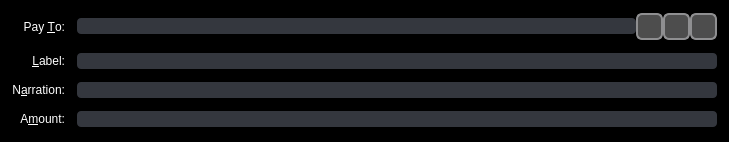
<?xml version="1.0" encoding="UTF-8"?>
<ui version="4.0">
 <class>SendCoinsEntry</class>
 <widget class="QFrame" name="SendCoinsEntry">
  <property name="geometry">
   <rect>
    <x>0</x>
    <y>0</y>
    <width>729</width>
    <height>142</height>
   </rect>
  </property>
  <property name="windowTitle">
   <string>Form</string>
  </property>
  <property name="styleSheet">
   <string notr="true">QWidget {
	background-color: #000000;
	color: #FFFFFF;
}</string>
  </property>
  <property name="frameShape">
   <enum>QFrame::StyledPanel</enum>
  </property>
  <property name="frameShadow">
   <enum>QFrame::Sunken</enum>
  </property>
  <layout class="QGridLayout" name="gridLayout">
   <property name="spacing">
    <number>12</number>
   </property>
   <item row="6" column="0">
    <widget class="QLabel" name="label">
     <property name="text">
      <string>A&amp;mount:</string>
     </property>
     <property name="alignment">
      <set>Qt::AlignRight|Qt::AlignTrailing|Qt::AlignVCenter</set>
     </property>
     <property name="buddy">
      <cstring>payAmount</cstring>
     </property>
    </widget>
   </item>
   <item row="3" column="0">
    <widget class="QLabel" name="label_2">
     <property name="text">
      <string>Pay &amp;To:</string>
     </property>
     <property name="alignment">
      <set>Qt::AlignRight|Qt::AlignTrailing|Qt::AlignVCenter</set>
     </property>
     <property name="buddy">
      <cstring>payTo</cstring>
     </property>
    </widget>
   </item>
   <item row="6" column="1">
    <widget class="BitcoinAmountField" name="payAmount">
     <property name="styleSheet">
      <string notr="true">QLineEdit {
	background-color: #34373E;
	color: #FFFFFF;
	border: 1px solid #FFFFFFF;
	border-radius: 4px;
}
QLineEdit:hover {
	background-color: #676A71;
}</string>
     </property>
    </widget>
   </item>
   <item row="4" column="1">
    <layout class="QHBoxLayout" name="horizontalLayout_2">
     <property name="spacing">
      <number>0</number>
     </property>
     <item>
      <widget class="QValidatedLineEdit" name="addAsLabel">
       <property name="enabled">
        <bool>true</bool>
       </property>
       <property name="toolTip">
        <string>Enter a label for this address to add it to your address book</string>
       </property>
       <property name="styleSheet">
        <string notr="true">QLineEdit {
	background-color: #34373E;
	color: #FFFFFF;
	border: 1px solid #FFFFFFF;
	border-radius: 4px;
}
QLineEdit:hover {
	background-color: #676A71;
}</string>
       </property>
      </widget>
     </item>
    </layout>
   </item>
   <item row="5" column="0">
    <widget class="QLabel" name="label">
     <property name="text">
      <string>N&amp;arration:</string>
     </property>
     <property name="alignment">
      <set>Qt::AlignRight|Qt::AlignTrailing|Qt::AlignVCenter</set>
     </property>
     <property name="buddy">
      <cstring>narration</cstring>
     </property>
    </widget>
   </item>
   <item row="5" column="1">
    <widget class="QValidatedLineEdit" name="narration">
     <property name="enabled">
      <bool>true</bool>
     </property>
     <property name="toolTip">
      <string>Enter a short note to send with payment (max 24 characters)</string>
     </property>
     <property name="styleSheet">
      <string notr="true">QLineEdit {
	background-color: #34373E;
	color: #FFFFFF;
	border: 1px solid #FFFFFFF;
	border-radius: 4px;
}
QLineEdit:hover {
	background-color: #676A71;
}</string>
     </property>
    </widget>
   </item>
   <item row="4" column="0">
    <widget class="QLabel" name="label_4">
     <property name="text">
      <string>&amp;Label:</string>
     </property>
     <property name="alignment">
      <set>Qt::AlignRight|Qt::AlignTrailing|Qt::AlignVCenter</set>
     </property>
     <property name="buddy">
      <cstring>addAsLabel</cstring>
     </property>
    </widget>
   </item>
   <item row="3" column="1">
    <layout class="QHBoxLayout" name="payToLayout">
     <property name="spacing">
      <number>0</number>
     </property>
     <item>
      <widget class="QValidatedLineEdit" name="payTo">
       <property name="toolTip">
        <string>The address to send the payment to  (e.g. SXywGBZBowrppUwwNUo1GCRDTibzJi7g2M)</string>
       </property>
       <property name="styleSheet">
        <string notr="true">QLineEdit {
	background-color: #34373E;
	color: #FFFFFF;
	border: 1px solid #FFFFFFF;
	border-radius: 4px;
}
QLineEdit:hover {
	background-color: #676A71;
}</string>
       </property>
       <property name="maxLength">
        <number>34</number>
       </property>
      </widget>
     </item>
     <item>
      <widget class="QToolButton" name="addressBookButton">
       <property name="toolTip">
        <string>Choose address from address book</string>
       </property>
       <property name="styleSheet">
        <string notr="true">QToolButton {
     border: 2px solid #8f8f91;
     border-radius: 6px;
     background-color: qlineargradient(spread:pad, x1:0, y1:0, x2:1, y2:0, stop:0.0511364 rgba(77, 77, 77, 255));
     min-width:20px;
     min-height: 20px;
     color: #fff;
 }

 QToolButton:pressed {
     background-color: qlineargradient(x1: 0, y1: 0, x2: 0, y2: 1,
                                       stop: 0 #dadbde, stop: 1 #f6f7fa);
 }

 QToolButton:flat {
     border: none; /* no border for a flat push button */
 }</string>
       </property>
       <property name="text">
        <string/>
       </property>
       <property name="icon">
        <iconset resource="../bitcoin.qrc">
         <normaloff>:/icons/address-book</normaloff>:/icons/address-book</iconset>
       </property>
       <property name="shortcut">
        <string>Alt+A</string>
       </property>
      </widget>
     </item>
     <item>
      <widget class="QToolButton" name="pasteButton">
       <property name="toolTip">
        <string>Paste address from clipboard</string>
       </property>
       <property name="styleSheet">
        <string notr="true">QToolButton {
     border: 2px solid #8f8f91;
     border-radius: 6px;
     background-color: qlineargradient(spread:pad, x1:0, y1:0, x2:1, y2:0, stop:0.0511364 rgba(77, 77, 77, 255));
     min-width:20px;
     min-height: 20px;
     color: #fff;
 }

 QToolButton:pressed {
     background-color: qlineargradient(x1: 0, y1: 0, x2: 0, y2: 1,
                                       stop: 0 #dadbde, stop: 1 #f6f7fa);
 }

 QToolButton:flat {
     border: none; /* no border for a flat push button */
 }</string>
       </property>
       <property name="text">
        <string/>
       </property>
       <property name="icon">
        <iconset resource="../bitcoin.qrc">
         <normaloff>:/icons/editpaste</normaloff>:/icons/editpaste</iconset>
       </property>
       <property name="shortcut">
        <string>Alt+P</string>
       </property>
      </widget>
     </item>
     <item>
      <widget class="QToolButton" name="deleteButton">
       <property name="toolTip">
        <string>Remove this recipient</string>
       </property>
       <property name="styleSheet">
        <string notr="true">QToolButton {
     border: 2px solid #8f8f91;
     border-radius: 6px;
     background-color: qlineargradient(spread:pad, x1:0, y1:0, x2:1, y2:0, stop:0.0511364 rgba(77, 77, 77, 255));
     min-width:20px;
     min-height: 20px;
     color: #fff;
 }

 QToolButton:pressed {
     background-color: qlineargradient(x1: 0, y1: 0, x2: 0, y2: 1,
                                       stop: 0 #dadbde, stop: 1 #f6f7fa);
 }

 QToolButton:flat {
     border: none; /* no border for a flat push button */
 }</string>
       </property>
       <property name="text">
        <string/>
       </property>
       <property name="icon">
        <iconset resource="../bitcoin.qrc">
         <normaloff>:/icons/remove</normaloff>:/icons/remove</iconset>
       </property>
      </widget>
     </item>
    </layout>
   </item>
  </layout>
 </widget>
 <customwidgets>
  <customwidget>
   <class>QValidatedLineEdit</class>
   <extends>QLineEdit</extends>
   <header>qvalidatedlineedit.h</header>
  </customwidget>
  <customwidget>
   <class>BitcoinAmountField</class>
   <extends>QLineEdit</extends>
   <header>bitcoinamountfield.h</header>
   <container>1</container>
  </customwidget>
 </customwidgets>
 <resources>
  <include location="../bitcoin.qrc"/>
 </resources>
 <connections/>
</ui>
